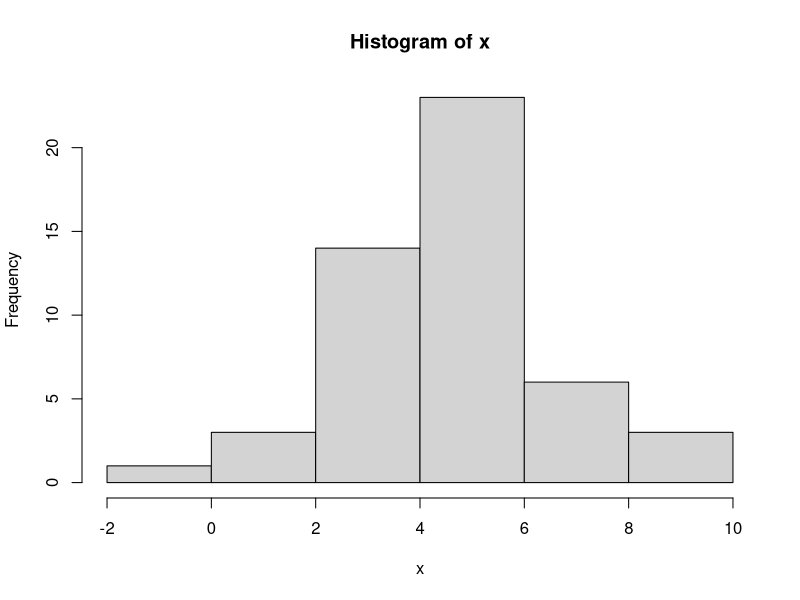
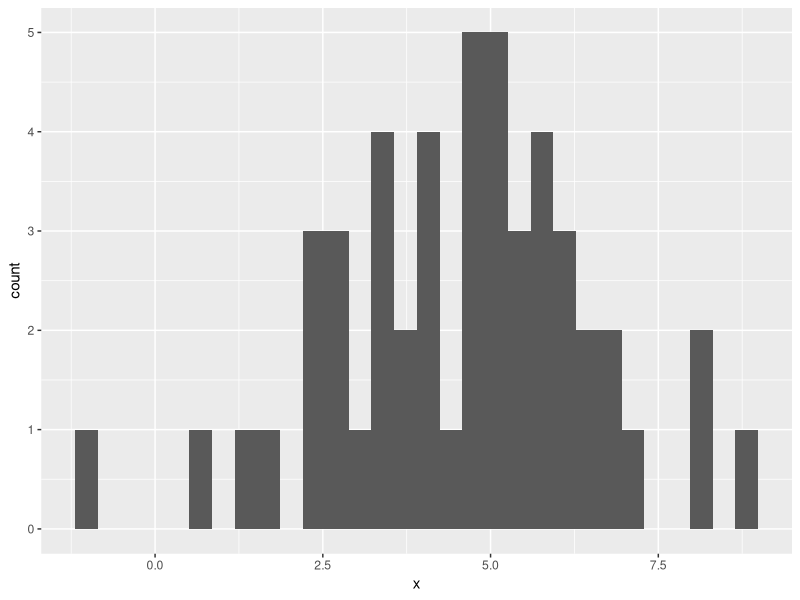
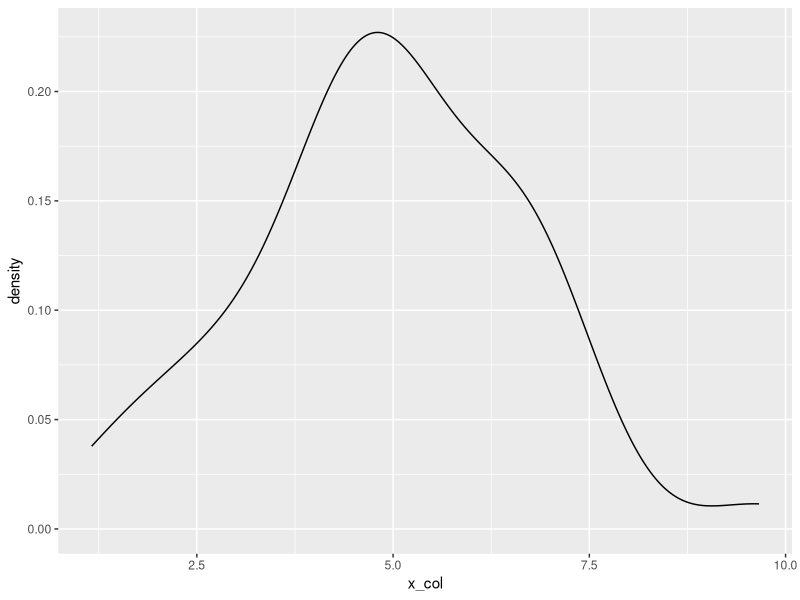
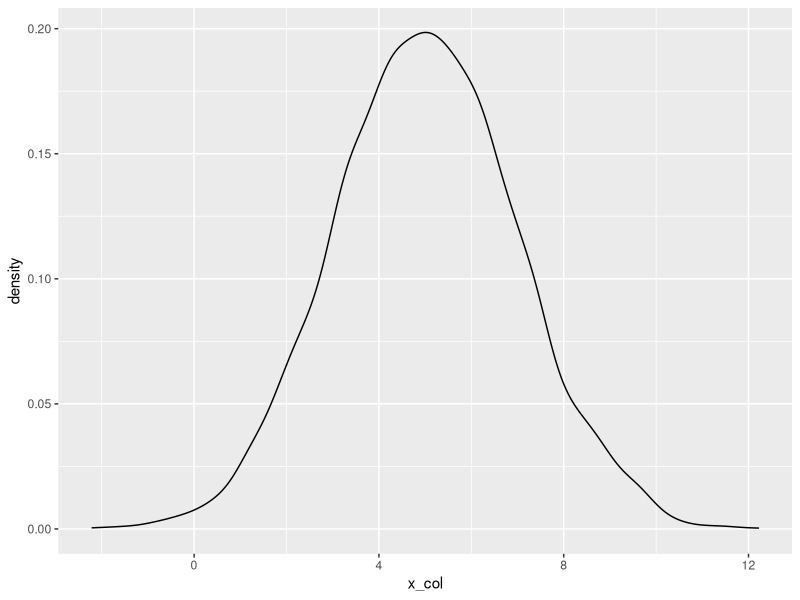
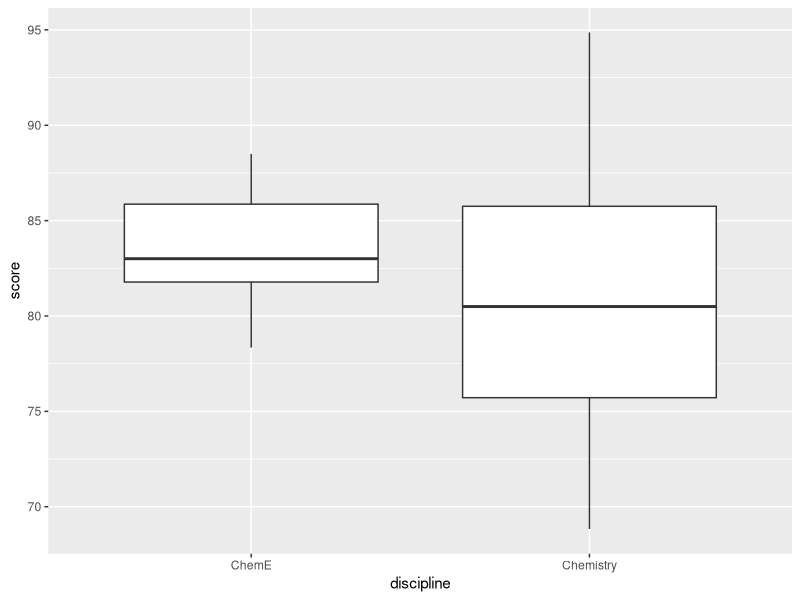
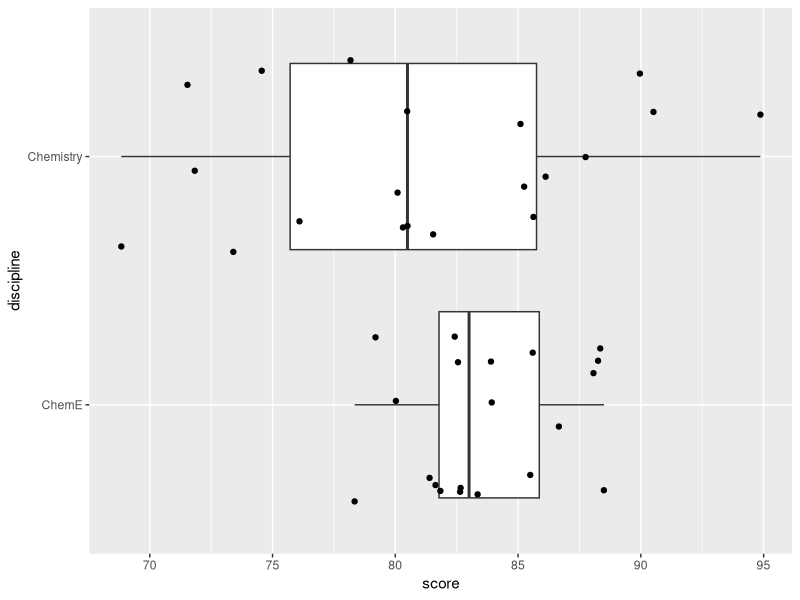

Source code (R) for these figures, in order:
## ---- chunk 1
knitr::opts_chunk$set(echo = TRUE)

library(tidyverse)
## ---- chunk 2
num <- 50
mu <- 5
stdev <- 2

x <- rnorm(n = num, mean = mu, sd = stdev)
hist(x)


## ---- chunk 3
num <- 50
mu <- 5
stdev <- 2

x_vec <- rnorm(n = num, mean = mu, sd = stdev)
x_df <- tibble(x_col = x_vec)

ggplot(data = x_df, mapping = aes(x = x)) +
  geom_histogram()

## ---- chunk 4

num <- 50
mu <- 5
stdev <- 2

x_vec <- rnorm(n = num, mean = mu, sd = stdev)
x_df <- tibble(x_col = x_vec)



ggplot(data = x_df, mapping = aes(x = x_col)) +
  geom_density()


## ---- chunk 5

num <- 5000
mu <- 5
stdev <- 2

x_vec <- rnorm(n = num, mean = mu, sd = stdev)
x_df <- tibble(x_col = x_vec)



ggplot(data = x_df, mapping = aes(x = x_col)) +
  geom_density()


## ---- chunk 6
group_size <- 20
chem_e_scores <- rnorm(n = group_size, mean = 85, sd = 4)
chem_scores <- rnorm(n = group_size, mean = 78, sd = 6)


data_df <- tibble(
  discipline = rep(c("ChemE", "Chemistry"), each = group_size),
  score = c(chem_e_scores, chem_scores)
)

data_df %>% 
  ggplot(aes(x = discipline, y = score)) +
  geom_boxplot()

## ---- chunk 7

data_df %>% 
  ggplot(aes(x = score, y = discipline)) +
  geom_boxplot() +
  geom_jitter()

